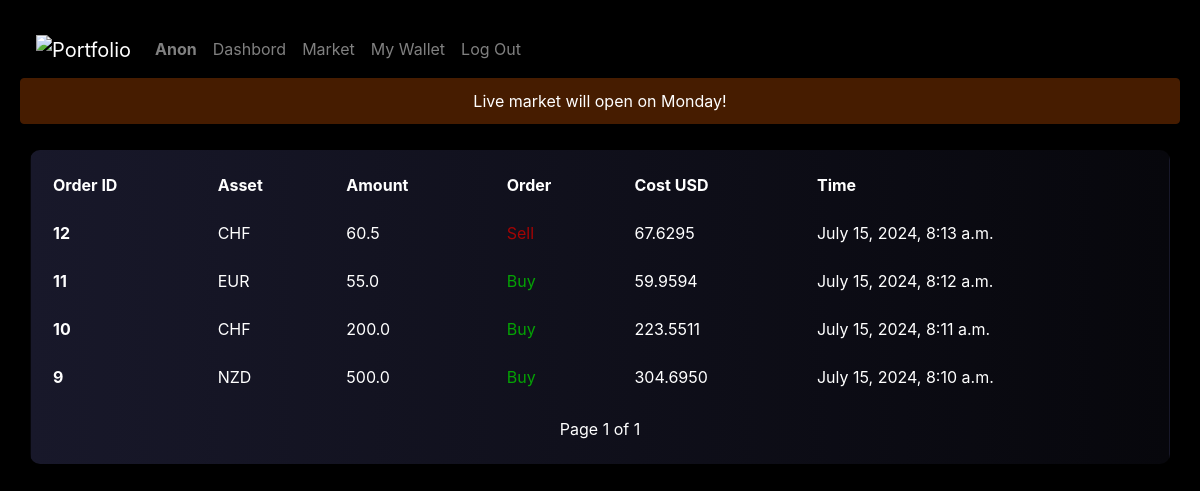
The app's page /orders (signed in) with its own data.
### portfolio/models.py (models this page shows, shortened)
class User(AbstractUser):
    pass

class Orders(models.Model):
    id = models.BigAutoField(primary_key=True)
    order_id = models.ForeignKey(Portfolio, on_delete=models.CASCADE)
    type = models.BooleanField() #True(Buy) False(Sell)
    asset = models.CharField(max_length=3)
    value = models.FloatField()
    usd_value = models.FloatField()
    assetval_usd = models.FloatField(default=0 ,editable=False)
    datetime = models.DateTimeField(auto_now_add=True)

### portfolio/views.py (the view)
# urls.py: path("orders", views.history, name="orders"),
def history(request):
    today = datetime.now().strftime('%A')
    if today in ['Saturday', 'Sunday']:
        messages.success(request, f'Live market will open on Monday!')
    account = Portfolio.objects.get(portfolio_id=request.user)
    orders = Orders.objects.filter(order_id=account).order_by('-datetime').all()
    paginator = Paginator(orders, 10)
    page_number = request.GET.get('page')
    page_obj = paginator.get_page(page_number)
    if request.user.id:
        return render(request, "portfolio/history.html", {
                                                        "orders":page_obj
                                                        })
    return render(request, "portfolio/login.html")

### portfolio/templates/portfolio/history.html (shortened to what this page needs)
{% extends "portfolio/layout.html" %}
{% load static %}
{% block body %}
    {% if messages %}
    <div>
        {% for message in messages %}
            <div class="alert alert-{{ message.tags }}">
                {{ message }}
            </div>
        {% endfor %}
    </div>
    {% endif %}
    {% if user.is_authenticated %}
    <div class="container-index">
        <div class="item-index" style="height: auto;">
            <table style="background-color: rgba(255, 255, 255, 0); margin: 10px; overflow: hidden;" class="table table-dark table-borderless">
                <thead>
                    <tr>
                      <th scope="col">Order ID</th>
                      <th scope="col">Asset</th>
                      <th scope="col">Amount</th>
                      <th scope="col">Order</th>
                      <th scope="col">Cost USD</th>
                      <th scope="col">Time</th>
                    </tr>
                  </thead>
                  <tbody>
                    {% for order in orders %}
                    <tr>
                      <th scope="row">{{order.id}}</th>
                      <td>{{order.asset}}</td>
                      <td >{{order.value}}</td>
                      {% if order.type == True %}
                        <td style="color: rgb(4, 163, 4);">Buy</td>
                      {% elif order.type == False %}
                        <td style="color: rgb(163, 4, 4);">Sell</td>
                      {% endif %}
                      <td >{{order.assetval_usd|floatformat:4}}</td>
                      <td >{{order.datetime}}</td>
                    </tr>
                    {% empty %}
                    <tr><td>Nothing to show</td></tr>
                    {% endfor %}
                </tbody>
            </table>
            {% if orders != none %}
            <nav aria-label="Page navigation">
                <ul class="pagination justify-content-center">
                    <li class="page-item">
                        <a class="page-link" >Page {{ orders.number }} of {{ orders.paginator.num_pages }}</a>
                    </li>
                </ul>
            </nav>
            {% endif %}
        </div>
    {% endif %}
{% endblock %}

### portfolio/templates/portfolio/layout.html (shortened to what this page needs)
{% load static %}
<!DOCTYPE html>
<html lang="en">
    <head>
        <link rel="stylesheet" href="https://stackpath.bootstrapcdn.com/bootstrap/4.4.1/css/bootstrap.min.css">
        <link href="{% static 'portfolio/styles.css' %}" rel="stylesheet">
        <link rel="stylesheet" href="https://cdnjs.cloudflare.com/ajax/libs/font-awesome/4.7.0/css/font-awesome.min.css">
    </head>
    <body>
        <nav class="navbar navbar-expand-lg navbar-dark" style="background-color: #00000000;">
            <a class="navbar-brand" href="#">
                <img src="https://res.cloudinary.com/dlb65j6di/image/upload/v1720523094/portfolio-svgrepo-com_qu5trp.svg" alt="Portfolio" width="50" height="50">
            </a>
            <div>
              <ul class="navbar-nav mr-auto">
                {% if user.is_authenticated %}
                    <li class="nav-item">
                        <a class="nav-link" href="{% url 'portfolio' %}"><strong>{{ user.username }}</strong></a>
                    </li>
                    <li class="nav-item">
                        <a class="nav-link" href="{% url 'index' %}">Dashbord</a>
                      </li>
                {% endif %}
                <li class="nav-item">
                    <a class="nav-link" href="{% url 'market' %}">Market</a>
                  </li>
                {% if user.is_authenticated %}
                    <li class="nav-item">
                        <a class="nav-link" href="{% url 'portfolio' %}">My Wallet</a>
                    </li>
                    <li class="nav-item">
                        <a class="nav-link" href="{% url 'logout' %}">Log Out</a>
                    </li>
                {% endif %}
              </ul>
            </div>
          </nav>
        <div class="body">
            {% block body %}
            {% endblock %}
        </div>
    </body>
</html>

### portfolio/static/portfolio/styles.css (style rules this page uses)
body { margin: 20px; color: white; background-color: black; }
.alert { opacity: 0; background-color: #461c00; border-color: #461c00; color: white; text-align: center; max-height: 0; padding: 0 10px; overflow: hidden; animation: fadeIn 1s ease-in-out forwards, stayVisible 3s ease-in-out forwards 2s }
.container-index { display: flex; width: 100%; flex-wrap: wrap; min-width: 400px; position: relative; }
.item-index { background: linear-gradient(to right, #18182a, #07070c); border: 1px solid #44444400; width: 500px; height: 40vb; min-height: 200px; min-width: 200px; flex-grow: 1; flex-basis: 200; margin: 10px; border-radius: 10px; position: relative; overflow: hidden; }
.page-item, .page-link { background-color: #00000000; border: none; }

### records on screen
User: username "Anon"
Orders: id "12", asset "CHF", value "60.5", type "Sell", assetval_usd "67.6295", datetime "July 15, 2024, 8:13 a.m."
Orders: id "11", asset "EUR", value "55.0", type "Buy", assetval_usd "59.9594", datetime "July 15, 2024, 8:12 a.m."
Orders: id "10", asset "CHF", value "200.0", type "Buy", assetval_usd "223.5511", datetime "July 15, 2024, 8:11 a.m."
Orders: id "9", asset "NZD", value "500.0", type "Buy", assetval_usd "304.6950", datetime "July 15, 2024, 8:10 a.m."

### other values on screen
{{ message }} "Live market will open on Monday!"
{{ orders.number }} "1"
{{ orders.paginator.num_pages }} "1"
